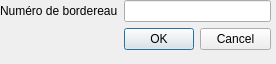
<?xml version="1.0" encoding="UTF-8"?>
<ui version="4.0">
 <class>CcpaSpancDenumeroteDlg</class>
 <widget class="QDialog" name="CcpaSpancDenumeroteDlg">
  <property name="geometry">
   <rect>
    <x>0</x>
    <y>0</y>
    <width>276</width>
    <height>64</height>
   </rect>
  </property>
  <property name="windowTitle">
   <string>Dénumérotation</string>
  </property>
  <widget class="QWidget" name="verticalLayoutWidget">
   <property name="geometry">
    <rect>
     <x>0</x>
     <y>0</y>
     <width>271</width>
     <height>61</height>
    </rect>
   </property>
   <layout class="QVBoxLayout" name="verticalLayout">
    <item>
     <layout class="QFormLayout" name="formLayout">
      <item row="0" column="0">
       <widget class="QLabel" name="numRoDeBordereauLabel">
        <property name="text">
         <string>Numéro de bordereau</string>
        </property>
       </widget>
      </item>
      <item row="0" column="1">
       <widget class="QLineEdit" name="noBordereau"/>
      </item>
      <item row="1" column="1">
       <widget class="QDialogButtonBox" name="buttonBox">
        <property name="orientation">
         <enum>Qt::Horizontal</enum>
        </property>
        <property name="standardButtons">
         <set>QDialogButtonBox::Cancel|QDialogButtonBox::Ok</set>
        </property>
       </widget>
      </item>
     </layout>
    </item>
   </layout>
  </widget>
 </widget>
 <resources/>
 <connections>
  <connection>
   <sender>buttonBox</sender>
   <signal>accepted()</signal>
   <receiver>CcpaSpancDenumeroteDlg</receiver>
   <slot>accept()</slot>
   <hints>
    <hint type="sourcelabel">
     <x>248</x>
     <y>254</y>
    </hint>
    <hint type="destinationlabel">
     <x>157</x>
     <y>274</y>
    </hint>
   </hints>
  </connection>
  <connection>
   <sender>buttonBox</sender>
   <signal>rejected()</signal>
   <receiver>CcpaSpancDenumeroteDlg</receiver>
   <slot>reject()</slot>
   <hints>
    <hint type="sourcelabel">
     <x>316</x>
     <y>260</y>
    </hint>
    <hint type="destinationlabel">
     <x>286</x>
     <y>274</y>
    </hint>
   </hints>
  </connection>
 </connections>
</ui>
